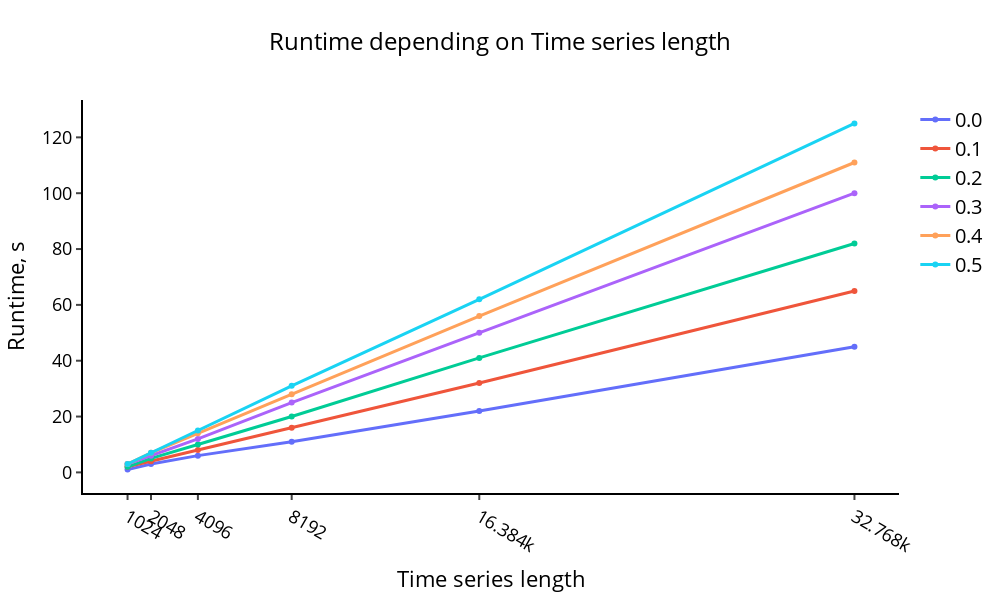

Write notebook code for a chart like this one.
### Code cell
# visualize plot with results of experiment
comparison_param = np.array(r_list)

from modules.experiments import visualize_plot_times

visualize_plot_times(np.round(naive1_results[0]), comparison_param, exp1_params)

### Figure 1 — Plotly figure (JSON) as saved in the notebook; plotly's stock layout.template omitted (floating-point values rounded to 4 significant figures)
{"data": [{"line": {"width": 3}, "name": "0.0", "type": "scatter", "x": [1024, 2048, 4096, 8192, 16384, 32768], "y": [1, 3, 6, 11, 22, 45]}, {"line": {"width": 3}, "name": "0.1", "type": "scatter", "x": [1024, 2048, 4096, 8192, 16384, 32768], "y": [2, 4, 8, 16, 32, 65]}, {"line": {"width": 3}, "name": "0.2", "type": "scatter", "x": [1024, 2048, 4096, 8192, 16384, 32768], "y": [2, 5, 10, 20, 41, 82]}, {"line": {"width": 3}, "name": "0.3", "type": "scatter", "x": [1024, 2048, 4096, 8192, 16384, 32768], "y": [3, 6, 12, 25, 50, 100]}, {"line": {"width": 3}, "name": "0.4", "type": "scatter", "x": [1024, 2048, 4096, 8192, 16384, 32768], "y": [3, 7, 14, 28, 56, 111]}, {"line": {"width": 3}, "name": "0.5", "type": "scatter", "x": [1024, 2048, 4096, 8192, 16384, 32768], "y": [3, 7, 15, 31, 62, 125]}], "layout": {"height": 600, "legend": {"font": {"color": "black", "size": 20}}, "plot_bgcolor": "rgba(0,0,0,0)", "title": {"font": {"color": "black", "size": 24}, "text": "Runtime depending on Time series length", "x": 0.5, "xanchor": "center"}, "width": 1000, "xaxis": {"linecolor": "#000", "linewidth": 2, "showgrid": false, "tickfont": {"color": "black", "size": 18}, "ticks": "outside", "tickvals": [1024, 2048, 4096, 8192, 16384, 32768], "tickwidth": 2, "title": {"font": {"color": "black", "size": 22}, "text": "Time series length"}}, "yaxis": {"linecolor": "#000", "linewidth": 2, "showgrid": false, "tickfont": {"color": "black", "size": 18}, "ticks": "outside", "tickwidth": 2, "title": {"font": {"color": "black", "size": 22}, "text": "Runtime, s"}, "zeroline": false}}}
